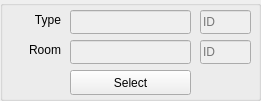
        <widget class="QGroupBox" name="groupBox_15">
         <property name="geometry">
          <rect>
           <x>10</x>
           <y>90</y>
           <width>261</width>
           <height>101</height>
          </rect>
         </property>
         <property name="title">
          <string/>
         </property>
         <widget class="QLineEdit" name="lineEdit_33">
          <property name="enabled">
           <bool>false</bool>
          </property>
          <property name="geometry">
           <rect>
            <x>200</x>
            <y>10</y>
            <width>51</width>
            <height>24</height>
           </rect>
          </property>
          <property name="inputMask">
           <string/>
          </property>
          <property name="maxLength">
           <number>32767</number>
          </property>
          <property name="placeholderText">
           <string>ID</string>
          </property>
         </widget>
         <widget class="QLabel" name="label_33">
          <property name="geometry">
           <rect>
            <x>10</x>
            <y>40</y>
            <width>51</width>
            <height>20</height>
           </rect>
          </property>
          <property name="text">
           <string>Room</string>
          </property>
          <property name="alignment">
           <set>Qt::AlignRight|Qt::AlignTrailing|Qt::AlignVCenter</set>
          </property>
         </widget>
         <widget class="QPushButton" name="pushButton_16">
          <property name="geometry">
           <rect>
            <x>70</x>
            <y>70</y>
            <width>121</width>
            <height>25</height>
           </rect>
          </property>
          <property name="text">
           <string>Select</string>
          </property>
         </widget>
         <widget class="QLabel" name="label_31">
          <property name="geometry">
           <rect>
            <x>10</x>
            <y>10</y>
            <width>51</width>
            <height>20</height>
           </rect>
          </property>
          <property name="text">
           <string>Type</string>
          </property>
          <property name="alignment">
           <set>Qt::AlignRight|Qt::AlignTrailing|Qt::AlignVCenter</set>
          </property>
         </widget>
         <widget class="QLineEdit" name="lineEdit_27">
          <property name="enabled">
           <bool>false</bool>
          </property>
          <property name="geometry">
           <rect>
            <x>70</x>
            <y>40</y>
            <width>121</width>
            <height>24</height>
           </rect>
          </property>
          <property name="maxLength">
           <number>30</number>
          </property>
         </widget>
         <widget class="QLineEdit" name="lineEdit_34">
          <property name="enabled">
           <bool>false</bool>
          </property>
          <property name="geometry">
           <rect>
            <x>200</x>
            <y>40</y>
            <width>51</width>
            <height>24</height>
           </rect>
          </property>
          <property name="inputMask">
           <string/>
          </property>
          <property name="maxLength">
           <number>32767</number>
          </property>
          <property name="placeholderText">
           <string>ID</string>
          </property>
         </widget>
         <widget class="QLineEdit" name="lineEdit_26">
          <property name="enabled">
           <bool>false</bool>
          </property>
          <property name="geometry">
           <rect>
            <x>70</x>
            <y>10</y>
            <width>121</width>
            <height>24</height>
           </rect>
          </property>
          <property name="maxLength">
           <number>30</number>
          </property>
         </widget>
        </widget>
